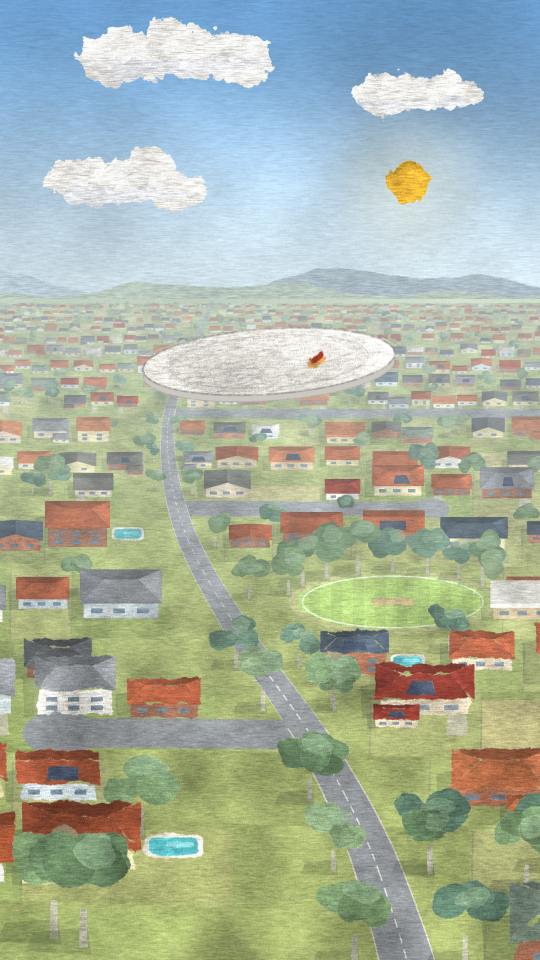
#> input picture ms2_test_end_frame.png, 1080 x 1920 px (shown at 1/2 size)
$ python check_media.py ../ms2_test_end_frame.png
#> lines starting #> are read from the running program, lines starting #| are printed output that depends on the picture
#!/usr/bin/env python3
"""Checks Reels, stories and covers for a hard-edged box behind the words.

The Reel of 11 Nov 2026 went out with a translucent dark rectangle behind its words: the 4:5 grid crop
(rows 285 to 1635) was darkened and the strips above and below it weren't, so two straight lines crossed the
frame. The words should sit on the picture itself, on a darkening that covers the whole frame, or on a soft
gradient that fades out, never inside a visible rectangle.

What it looks for:
  videos  a straight edge across the whole width, at the top or bottom of the 4:5 crop, that stays put for most
          of the video while the picture on both sides of it moves (a fixed overlay over moving footage);
  stills  9:16 pictures (covers, story images) whose 4:5 crop is darker or lighter than the strips above and
          below it, with picture detail on both sides of each edge (so a deliberate flat colour panel passes).

usage:
  python3 tools/check_media.py FILE...          check these files (.mp4, .jpg, .png)
  python3 tools/check_media.py --schedule       check every Reel, story and cover in schedule.json not posted yet
Exit status 1 if anything is flagged. Needs ffmpeg, numpy and Pillow.
"""
import json, os, subprocess, sys, datetime as dt

import numpy as np
from PIL import Image

HERE = os.path.dirname(os.path.dirname(os.path.abspath(__file__)))
MEDIA = os.path.join(HERE, 'docs', 'media')
W, H = 540, 960          # videos are checked at half size
CROP_TOP, CROP_BOTTOM = 285, 1635   # the 4:5 crop of a 1080 x 1920 frame


# [55 lines left out: functions read_video, row_steps, fixed_edges, moves, not called in this run]


def detail(frames, y0, y1):
    """Picture detail in rows y0..y1: the spread of brightness along the rows, averaged over the video."""
    return float(np.mean([f[y0:y1].std(axis=1).mean() for f in frames[::max(1, len(frames) // 8)]]))


# [25 lines left out: functions holds, check_video, not called in this run]


def check_still(path):
#> called with path = '../ms2_test_end_frame.png'
    try:
        im = Image.open(path).convert('L')
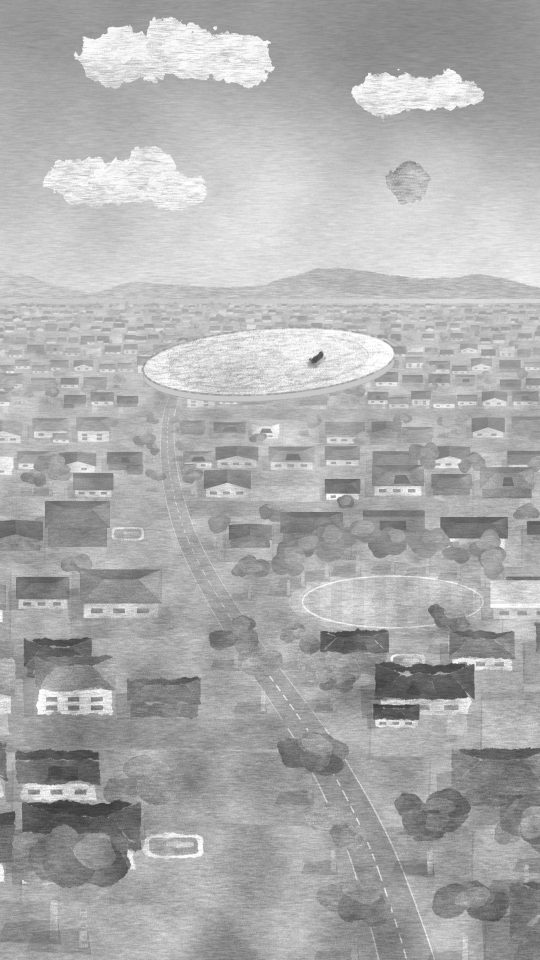
#> im: PIL image 1080x1920 L (shown at 1/2 size); min 51, max 255, mean 173.1
    except OSError:
        return ['it could not be opened as a picture']
    if abs(im.width / im.height - 9 / 16) > 0.01:
        return []                       # only 9:16 frames have strips outside the 4:5 crop
    g = np.asarray(im.resize((1080, 1920)), np.float32)
    edges = []
    for y, darker_inside_means in ((CROP_TOP, -1), (CROP_BOTTOM, 1)):
        d = g[y:y + 4].mean(0) - g[y - 4:y].mean(0)
        mean = float(d.mean())
        share = float(max((d > 3).mean(), (d < -3).mean()))
        flat = min(g[y - 24:y - 4].std(axis=1).mean(), g[y + 4:y + 24].std(axis=1).mean()) < 4
        edges.append((mean, share, flat, darker_inside_means))
#> this loop made 2 passes
#> (mean, share, flat) on passes 1 to 2: (-0.0238, 0.214, False), (1.14, 0.396, False)
#> after the loop, edges = [(-0.0238, 0.214, False, -1), (1.14, 0.396, False, 1)]
    (tm, ts, tflat, _), (bm, bs, bflat, _) = edges
#> tm = -0.0238; ts = 0.214; tflat = False; bm = 1.14; bs = 0.396; bflat = False
    # A box: the top edge and the bottom edge change brightness opposite ways (inside darker, or inside lighter).
    box = (tm * bm < 0 and min(abs(tm), abs(bm)) >= 5 and min(ts, bs) >= 0.6 and max(ts, bs) >= 0.85
           and not tflat and not bflat)
#> box = False
    if box:
        return [f'the 4:5 crop ({CROP_TOP} to {CROP_BOTTOM} px) is {"darker" if bm > 0 else "lighter"} than the '
                f'strips above and below it, so a box shows on the full 9:16 frame']
    return []


def check(path):
    ext = os.path.splitext(path)[1].lower()
    if ext in ('.mp4', '.mov', '.m4v'):
        return check_video(path)
    if ext in ('.jpg', '.jpeg', '.png'):
        return check_still(path)
    return []


# [24 lines left out: function scheduled_files, not called in this run]


def main(argv):
    files = scheduled_files() if argv == ['--schedule'] else argv
    if not files:
        print(__doc__.strip().split('\n\n')[-1])
        return 0
    bad = 0
    for path in files:
        if not os.path.exists(path):
            print(f'?  {os.path.basename(path)}: file not found')
            continue
        try:
            problems = check(path)
        except subprocess.CalledProcessError:
            print(f'?  {os.path.basename(path)}: ffmpeg could not read it')
            continue
        for p in problems:
            print(f'✗  {os.path.basename(path)}: {p}')
        bad += bool(problems)
    print(f'{len(files)} files checked, {bad} with a box behind the words.' if bad
          else f'{len(files)} files checked, no boxes behind the words.')
    return 1 if bad else 0


if __name__ == '__main__':
    sys.exit(main(sys.argv[1:]))
#> (the program exits here)
